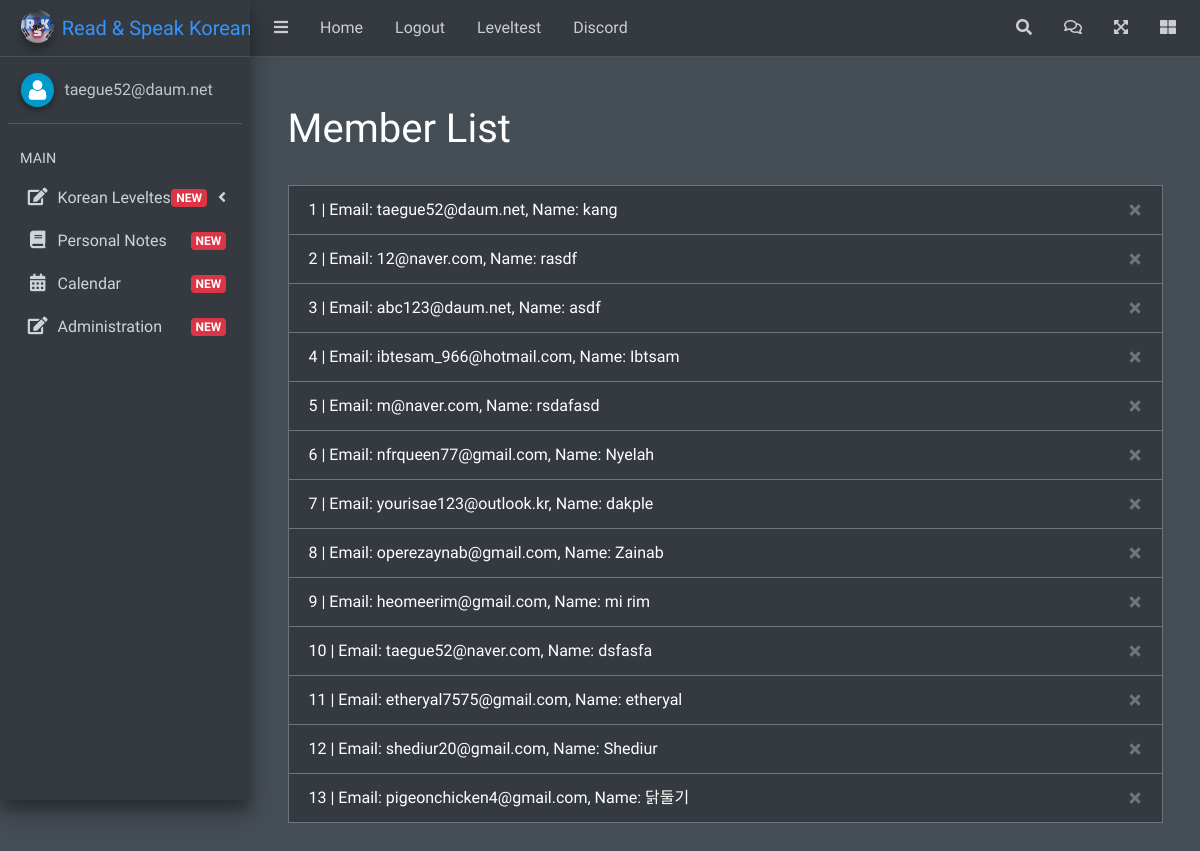
Page /members (signed in) on the earlier database version.
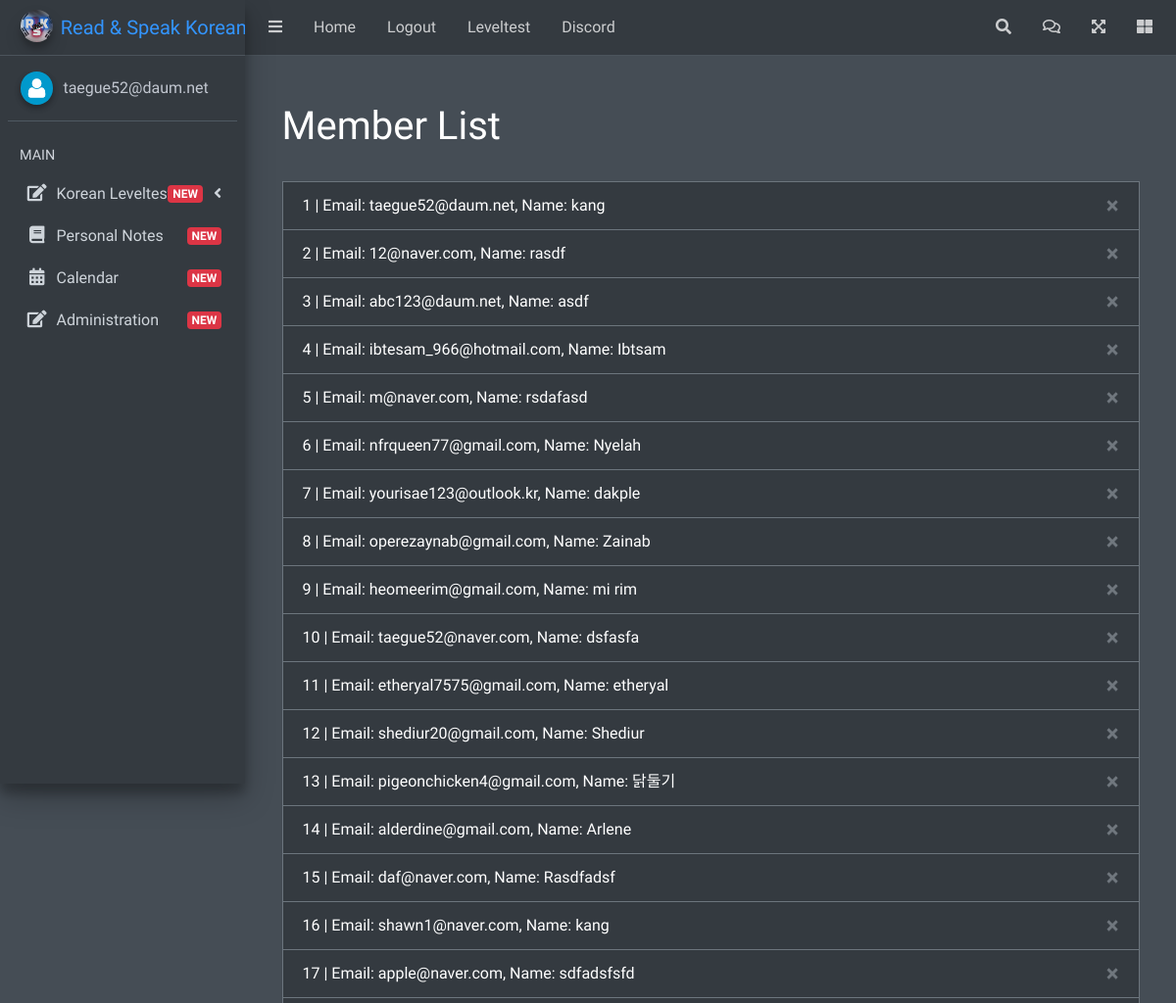
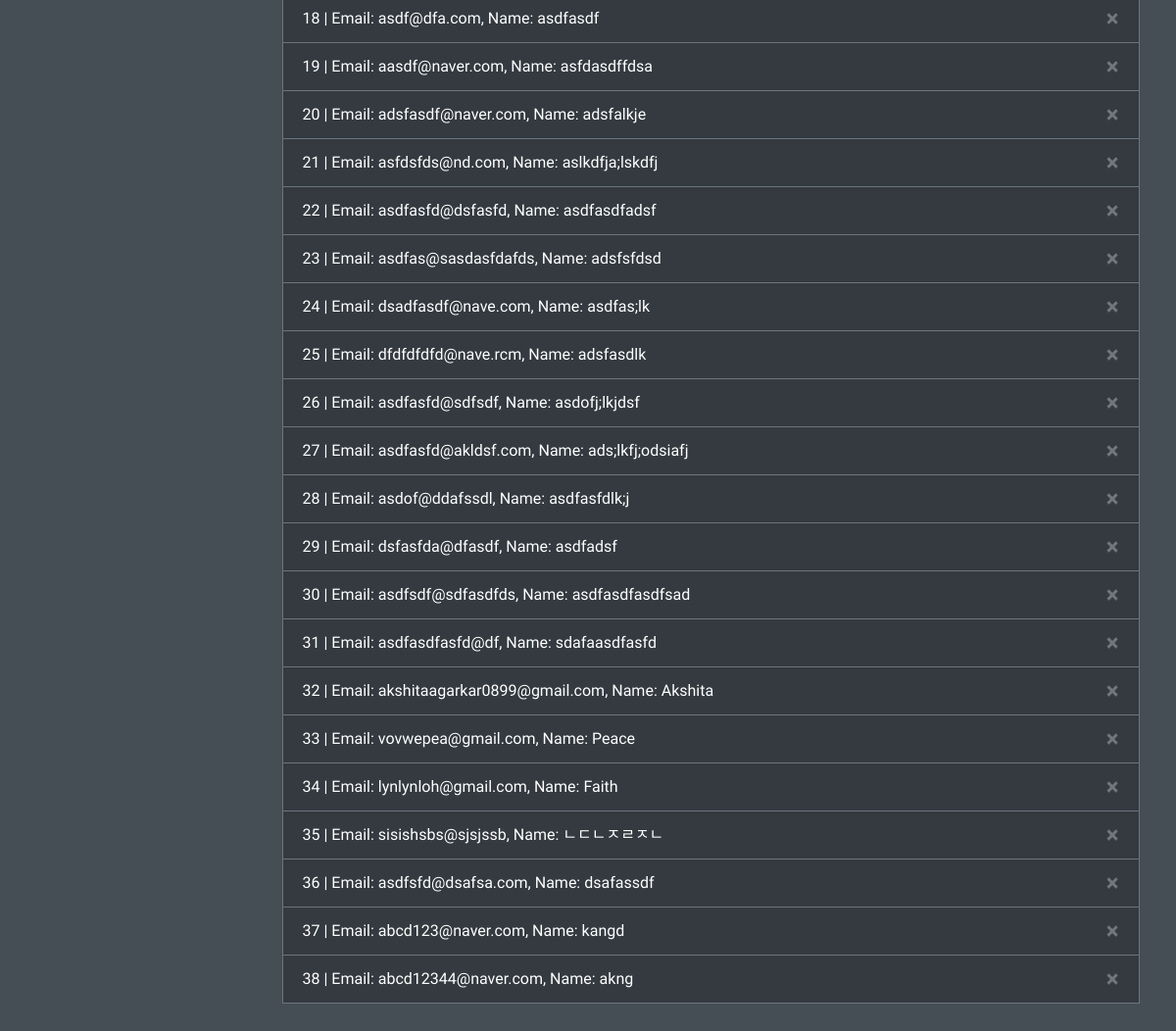
Same page on the later database version (2 pictures, top to bottom).
### website/models.py (models this page shows)
class User(db.Model, UserMixin):
    id = db.Column(db.Integer, primary_key=True)
    email = db.Column(db.String(150), unique=True)
    password = db.Column(db.String(150))
    first_name = db.Column(db.String(150))
    notes = db.relationship('Note')
    scores = db.relationship('Score')
    scores_updown = db.relationship('Score_UpDown')

### website/auth.py (the view, shortened to what this page needs)
@auth.route('/members', methods=['GET', 'POST'])
@login_required
def members():
  users = User.query.all()
  return render_template("members.html", user=current_user, users = users, admin = admin)

### website/__init__.py (called while the page is built)
def create_app():
    app = Flask(__name__)
    app.config['SECRET_KEY'] = 'hjshjhdjah kjshkjdhjs'
    app.config['SQLALCHEMY_DATABASE_URI'] = f'sqlite:///{DB_NAME}'
    db.init_app(app)
    from .views import views
    from .auth import auth
    app.register_blueprint(views, url_prefix='/')
    app.register_blueprint(auth, url_prefix='/')
    from .models import User, Note
    create_database(app)
    login_manager = LoginManager()
    login_manager.login_view = 'auth.login'
    login_manager.init_app(app)
    @login_manager.user_loader
    def load_user(id):
        return User.query.get(int(id))
    return app

### website/templates/members.html
{% extends "base.html" %} {% block title %}Level Test Result{% endblock %} {% block
content %}
<div class="container">
  <div class="content-wrapper">
    <br><br>
    <form method="POST">
      <h1>Member List</h1><br>
      {% for n in users %}
      <li class="list-group-item">
        {{n.id}} |
        Email: {{n.email}},
        Name: {{n.first_name}}
        <button type="button" class="close" onClick="deleteUser({{ n.id }})">
          <span aria-hidden="true">&times;</span>
        </button>
      </li>
      {% endfor %}
    </form>
  </div>
</div>
{% endblock %}

### website/templates/base.html (shortened to what the changed rows need)
<!DOCTYPE html>
<html>
<head>
  <link rel="stylesheet" href="https://cdnjs.cloudflare.com/ajax/libs/font-awesome/5.8.2/css/all.min.css">
  <link rel="stylesheet" href="{{ url_for('static', filename='./css/OverlayScrollbars.min.css') }}">
  <link rel="stylesheet" href="{{ url_for('static', filename='./css/adminlte.min.css') }}">
  <link rel="stylesheet" href="{{ url_for('static', filename='./css/main.css') }}">
</head>
<body class="hold-transition dark-mode sidebar-mini layout-fixed layout-navbar-fixed layout-footer-fixed">
  <div class="wrapper">
    <aside class="main-sidebar sidebar-dark-primary elevation-4">
      <div class="sidebar">
        {% if user.is_authenticated %}
          <div class="user-panel mt-3 pb-3 mb-3 d-flex">
            <div class="image">
              <img src="{{ url_for('static', filename='./img/user_logo.jpg') }}" class="img-circle elevation-2" alt="User Image">
            </div>
            <div class="info">
                <a href="#" class="d-block">{{ user.email }}</a>
            </div>
          </div>
        {% endif %}
        <nav class="mt-2">
          <ul class="nav nav-pills nav-sidebar flex-column" data-widget="treeview" role="menu" data-accordion="false">
          {% if user.is_authenticated %}
            {% for n in admin %}
              {% if user.email != n %}
              {% else %}
                <li class="nav-item">
                  <a href="/members" class="nav-link">
                    <i class="nav-icon fas fa-edit"></i>
                      <p>
                        Administration
                        <span class="right badge badge-danger">NEW</span>
                      </p>
                  </a>
                </li>
              {% endif %}
            {% endfor %}
          {% endif %}
          </ul>
        </nav>
      </div>
    </aside>
    <div class="container-fluid">
      {% block content %} {% endblock %}
    </div>
    </div>
</body>
</html>

Differences in the rows shown:
added User: id "14", email "alderdine@gmail.com", first_name "Arlene"
added User: id "15", email "daf@naver.com", first_name "Rasdfadsf"
added User: id "16", email "shawn1@naver.com", first_name "kang"
added User: id "17", email "apple@naver.com", first_name "sdfadsfsfd"
added User: id "18", email "asdf@dfa.com", first_name "asdfasdf"
added User: id "19", email "aasdf@naver.com", first_name "asfdasdffdsa"
added User: id "20", email "adsfasdf@naver.com", first_name "adsfalkje"
added User: id "21", email "asfdsfds@nd.com", first_name "aslkdfja;lskdfj"
added User: id "22", email "asdfasfd@dsfasfd", first_name "asdfasdfadsf"
added User: id "23", email "asdfas@sasdasfdafds", first_name "adsfsfdsd"
added User: id "24", email "dsadfasdf@nave.com", first_name "asdfas;lk"
added User: id "25", email "dfdfdfdfd@nave.rcm", first_name "adsfasdlk"
added User: id "26", email "asdfasfd@sdfsdf", first_name "asdofj;lkjdsf"
added User: id "27", email "asdfasfd@akldsf.com", first_name "ads;lkfj;odsiafj"
added User: id "28", email "asdof@ddafssdl", first_name "asdfasfdlk;j"
added User: id "29", email "dsfasfda@dfasdf", first_name "asdfadsf"
added User: id "30", email "asdfsdf@sdfasdfds", first_name "asdfasdfasdfsad"
added User: id "31", email "asdfasdfasfd@df", first_name "sdafaasdfasfd"
added User: id "32", email "akshitaagarkar0899@gmail.com", first_name "Akshita"
added User: id "33", email "vovwepea@gmail.com", first_name "Peace"
added User: id "34", email "lynlynloh@gmail.com", first_name "Faith"
added User: id "35", email "sisishsbs@sjsjssb", first_name "ㄴㄷㄴㅈㄹㅈㄴ"
added User: id "36", email "asdfsfd@dsafsa.com", first_name "dsafassdf"
added User: id "37", email "abcd123@naver.com", first_name "kangd"
added User: id "38", email "abcd12344@naver.com", first_name "akng"
